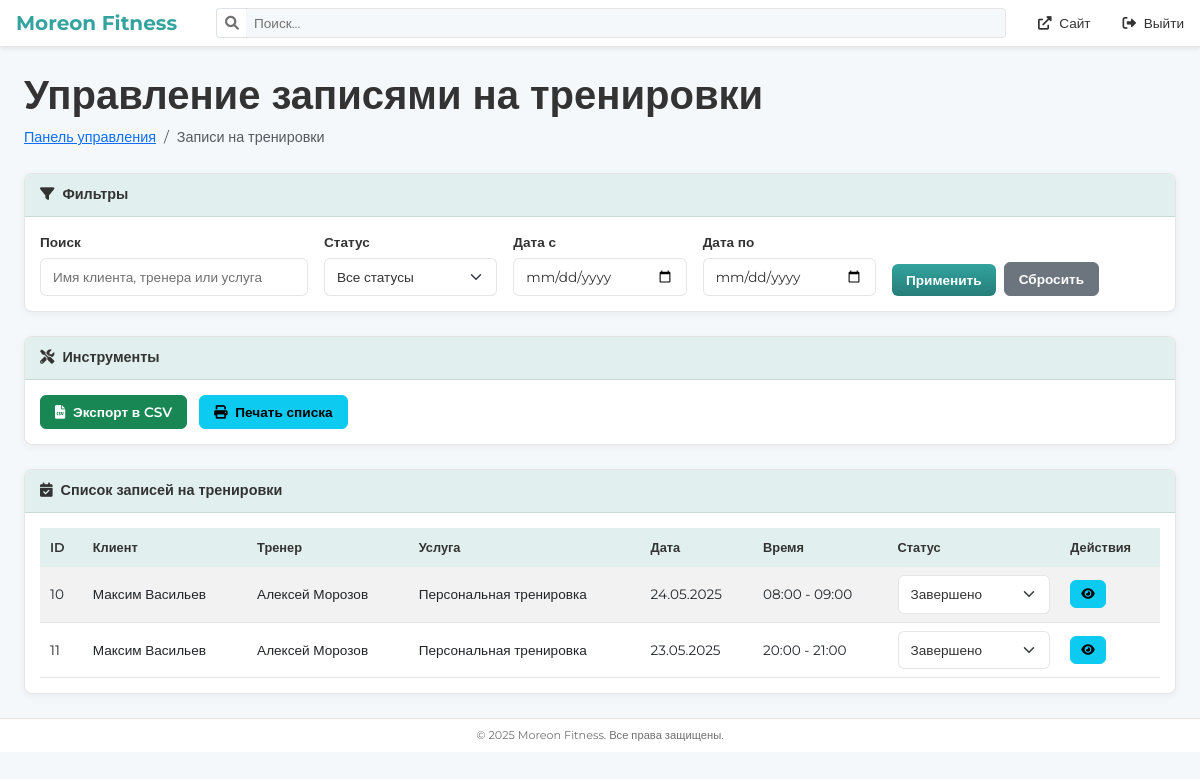
/admin/training_sessions.php (signed in), run on the app's committed database.
### tables this page shows
CREATE TABLE `training_sessions` (
  `id` int NOT NULL,
  `user_id` int DEFAULT NULL,
  `trainer_id` int DEFAULT NULL,
  `service_id` int DEFAULT NULL,
  `session_date` date NOT NULL,
  `start_time` time NOT NULL,
  `end_time` time NOT NULL,
  `status` enum('pending','confirmed','cancelled','completed') DEFAULT 'pending',
  `notes` text,
  `created_at` timestamp NULL DEFAULT CURRENT_TIMESTAMP,
  `updated_at` timestamp NULL DEFAULT CURRENT_TIMESTAMP ON UPDATE CURRENT_TIMESTAMP
);

CREATE TABLE `services` (
  `id` int NOT NULL,
  `name` varchar(255) NOT NULL,
  `description` text,
  `duration` int DEFAULT NULL,
  `price` decimal(10,2) NOT NULL,
  `max_participants` int DEFAULT NULL,
  `is_active` tinyint(1) DEFAULT '1',
  `created_at` timestamp NULL DEFAULT CURRENT_TIMESTAMP,
  `updated_at` timestamp NULL DEFAULT CURRENT_TIMESTAMP ON UPDATE CURRENT_TIMESTAMP
);

### admin/training_sessions.php (the view, shortened to what this page needs)
<?php
require_once 'includes/auth_check.php';
$page = isset($_GET['page']) ? intval($_GET['page']) : 1;
$records_per_page = 10;
$offset = ($page - 1) * $records_per_page;
$search = isset($_GET['search']) ? $_GET['search'] : '';
$date_from = isset($_GET['date_from']) ? $_GET['date_from'] : '';
$date_to = isset($_GET['date_to']) ? $_GET['date_to'] : '';
$params = [];
$where_conditions = [];
if ($_SESSION['user_role'] === 'trainer') {
    $trainerStmt = $pdo->prepare("SELECT id FROM trainers WHERE user_id = ?");
    $trainerStmt->execute([$_SESSION['user_id']]);
    $trainerId = $trainerStmt->fetchColumn();
    if ($trainerId) {
        $where_conditions[] = "ts.trainer_id = ?";
        $params[] = $trainerId;
    } else {
        $where_conditions[] = "1 = 0";
        error_log("No trainer record found for user_id=" . $_SESSION['user_id']);
    }
}
$where_clause = !empty($where_conditions) ? "WHERE " . implode(" AND ", $where_conditions) : "";
$query = "SELECT
            ts.id,
            CONCAT(u.first_name, ' ', u.last_name) AS user_name,
            CONCAT(t.first_name, ' ', t.last_name) AS trainer_name,
            s.name AS service_name,
            ts.session_date,
            ts.start_time,
            ts.end_time,
            ts.status,
            ts.created_at
          FROM training_sessions ts
          JOIN users u ON ts.user_id = u.id
          JOIN trainers tr ON ts.trainer_id = tr.id
          JOIN users t ON tr.user_id = t.id
          JOIN services s ON ts.service_id = s.id
          $where_clause
          ORDER BY ts.session_date DESC, ts.start_time ASC
          LIMIT ?, ?";
$stmt = $pdo->prepare($query);
$all_params = array_merge($params, [$offset, $records_per_page]);
$stmt->execute($all_params);
$result = $stmt->fetchAll();
$statuses = ['pending', 'confirmed', 'cancelled', 'completed'];
$page_title = "Управление записями на тренировки";
include 'includes/header.php';
?>
<div class="container-fluid px-4">
    <h1 class="mt-4"><?php echo $page_title; ?></h1>
    <ol class="breadcrumb mb-4">
        <li class="breadcrumb-item"><a href="index.php">Панель управления</a></li>
        <li class="breadcrumb-item active">Записи на тренировки</li>
    </ol>
    <div class="card mb-4">
        <div class="card-header">
            <i class="fas fa-filter me-1"></i>
            Фильтры
        </div>
        <div class="card-body">
            <form action="" method="GET" class="row g-3">
                <div class="col-md-3">
                    <label for="search" class="form-label">Поиск</label>
                    <input type="text" class="form-control" id="search" name="search" value="<?php echo htmlspecialchars($search); ?>" placeholder="Имя клиента, тренера или услуга">
                </div>
                <div class="col-md-2">
                    <label for="status" class="form-label">Статус</label>
                    <select class="form-select" id="status" name="status">
                        <option value="">Все статусы</option>
                    </select>
                </div>
                <div class="col-md-2">
                    <label for="date_from" class="form-label">Дата с</label>
                    <input type="date" class="form-control" id="date_from" name="date_from" value="<?php echo htmlspecialchars($date_from); ?>">
                </div>
                <div class="col-md-2">
                    <label for="date_to" class="form-label">Дата по</label>
                    <input type="date" class="form-control" id="date_to" name="date_to" value="<?php echo htmlspecialchars($date_to); ?>">
                </div>
                <div class="col-md-3 d-flex align-items-end">
                    <button type="submit" class="btn btn-primary me-2">Применить</button>
                    <a href="training_sessions.php" class="btn btn-secondary">Сбросить</a>
                </div>
            </form>
        </div>
    </div>
    <div class="card mb-4">
        <div class="card-header">
            <i class="fas fa-tools me-1"></i>
            Инструменты
        </div>
        <div class="card-body">
            <div class="row">
                <div class="col">
                    <button id="export-csv" class="btn btn-success me-2">
                        <i class="fas fa-file-csv me-1"></i> Экспорт в CSV
                    </button>
                    <button id="print-list" class="btn btn-info">
                        <i class="fas fa-print me-1"></i> Печать списка
                    </button>
                </div>
            </div>
        </div>
    </div>
    <div class="card mb-4">
        <div class="card-header">
            <i class="fas fa-calendar-check me-1"></i>
            Список записей на тренировки
        </div>
        <div class="card-body">
            <?php if (count($result) > 0): ?>
                <div class="table-responsive">
                    <table class="table table-striped table-hover" id="sessions-table">
                        <thead>
                            <tr>
                                <th>ID</th>
                                <th>Клиент</th>
                                <th>Тренер</th>
                                <th>Услуга</th>
                                <th>Дата</th>
                                <th>Время</th>
                                <th>Статус</th>
                                <th>Действия</th>
                            </tr>
                        </thead>
                        <tbody>
                            <?php foreach ($result as $row): ?>
                                <tr>
                                    <td><?php echo $row['id']; ?></td>
                                    <td><?php echo htmlspecialchars($row['user_name']); ?></td>
                                    <td><?php echo htmlspecialchars($row['trainer_name']); ?></td>
                                    <td><?php echo htmlspecialchars($row['service_name']); ?></td>
                                    <td><?php echo date('d.m.Y', strtotime($row['session_date'])); ?></td>
                                    <td><?php echo substr($row['start_time'], 0, 5) . ' - ' . substr($row['end_time'], 0, 5); ?></td>
                                    <td>
                                        <select class="form-select form-select-sm status-select" data-session-id="<?php echo $row['id']; ?>">
                                            <?php foreach ($statuses as $status): ?>
                                                <option value="<?php echo $status; ?>" <?php if ($row['status'] === $status) echo 'selected'; ?>>
                                                    <?php
                                                    switch ($status) {
                                                        case 'pending': echo 'Ожидает'; break;
                                                        case 'confirmed': echo 'Подтверждено'; break;
                                                        case 'cancelled': echo 'Отменено'; break;
                                                        case 'completed': echo 'Завершено'; break;
                                                    }
                                                    ?>
                                                </option>
                                            <?php endforeach; ?>
                                        </select>
                                    </td>
                                    <td>
                                        <button class="btn btn-sm btn-info view-session" data-bs-toggle="modal" data-bs-target="#viewSessionModal" data-session-id="<?php echo $row['id']; ?>">
                                            <i class="fas fa-eye"></i>
                                        </button>
                                    </td>
                                </tr>
                            <?php endforeach; ?>
                        </tbody>
                    </table>
                </div>
            <?php else: ?>
                <div class="alert alert-info">
                    Записи на тренировки не найдены
                </div>
            <?php endif; ?>
        </div>
    </div>
</div>
<?php
include 'includes/footer.php';
?>

### style/admin.css (style rules this page uses)
:root { --sidebar-width: 220px; --primary-color: #f5f8fa; --secondary-color: #e1f0ee; --accent-color: #32a39e; --accent-gradient: linear-gradient(180deg, #32a39e 0%, #267d79 100%); --light-bg: #ffffff; --text-color: #333333; --text-muted: #717171; --border-color: rgba(0, 0, 0, 0.1); --card-bg: #ffffff; --hover-bg: rgba(0, 0, 0, 0.05); --active-bg: rgba(50, 163, 158, 0.1); }
body { font-family: "Montserrat", sans-serif; background-color: var(--primary-color); color: var(--text-color); font-size: 0.9rem; }
h1, h2, h3, h4, h5, h6 { font-weight: 600; }
.card, .welcome-section, .admin-form, .admin-table { background: var(--card-bg); border-radius: 8px; border: 1px solid var(--border-color); box-shadow: 0 2px 8px rgba(0, 0, 0, 0.05); margin-bottom: 20px; overflow: hidden; }
.card-header { background-color: var(--secondary-color); border-bottom: 1px solid var(--border-color); color: var(--text-color); font-weight: 600; font-size: 0.9rem; padding: 10px 15px; }
.card-body { padding: 15px; }
.table { color: var(--text-color); margin-bottom: 0; font-size: 0.85rem; }
.table thead th { background-color: var(--secondary-color); color: var(--text-color); border-bottom: none; font-weight: 600; padding: 10px; font-size: 0.8rem; }
.table tbody td { border-color: var(--border-color); padding: 8px 10px; vertical-align: middle; }
.form-control, .form-select { background-color: var(--light-bg); border: 1px solid var(--border-color); color: var(--text-color); padding: 8px 12px; border-radius: 6px; font-size: 0.85rem; }
.form-control::placeholder { color: var(--text-muted); }
.form-label { color: var(--text-color); font-weight: 600; margin-bottom: 6px; font-size: 0.85rem; }
.btn { font-family: "Montserrat", sans-serif; border-radius: 6px; padding: 6px 14px; font-size: 0.85rem; font-weight: 600; transition: all 0.2s ease; }
.btn-primary { background: var(--accent-gradient); color: #ffffff; border: none; }
.btn-sm { padding: 4px 10px; font-size: 0.75rem; }

### data on the page
training_sessions: id "10", user_name "Максим Васильев", trainer_name "Алексей Морозов", service.name "Персональная тренировка", session_date "24.05.2025", start_time "08:00", end_time "09:00", status+id "Завершено"
training_sessions: id "11", user_name "Максим Васильев", trainer_name "Алексей Морозов", service.name "Персональная тренировка", session_date "23.05.2025", start_time "20:00", end_time "21:00", status+id "Завершено"

### other printed values
$page_title "Управление записями на тренировки"
